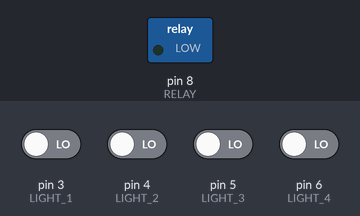
Bench run of a sketch on a simulated Arduino Uno, built with avr-gcc and run on an emulated ATmega328P. Shown: switched loads named in the sketch (green lamp = pin HIGH). The test bench sets the inputs (shaded band); at power-on: pin 3 (LIGHT_1), pin 4 (LIGHT_2), pin 5 (LIGHT_3), pin 6 (LIGHT_4) LOW. What the sketch prints to the serial monitor is not drawn.

Above: at 1.9 s.
2.0 s: pin 3 (LIGHT_1) driven HIGH
3.5 s: pin 4 (LIGHT_2) driven HIGH
5.0 s: pin 6 (LIGHT_4) driven HIGH
At 5.4 s:
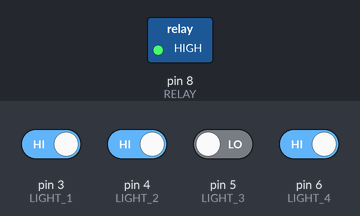
Timing chart, 0 to 8.0 s (numbered marks = the images above; inputs shaded):
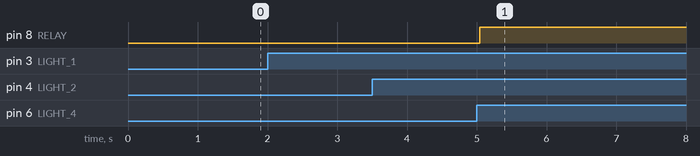

The sketch:

voices.ino
```cpp
#define LIGHT_1  3
#define LIGHT_2  4
#define LIGHT_3  5
#define LIGHT_4  6

boolean light1Closed = false;
boolean light2Closed = false;
boolean light3Closed = false;
boolean light4Closed = false;
boolean isDoorOpened = false;
#define RELAY 8

#include <SoftwareSerial.h>

// audio stuff
static int8_t Send_buf[8] = {0} ;
#define CMD_PLAY_W_INDEX 0X03
#define CMD_SET_VOLUME 0X06
#define CMD_SEL_DEV 0X09
  #define DEV_TF 0X02
#define CMD_PLAY 0X0D
#define CMD_PAUSE 0X0E
#define CMD_STOP 0X16
#define CMD_SINGLE_CYCLE 0X19
  #define SINGLE_CYCLE_ON 0X00
  #define SINGLE_CYCLE_OFF 0X01
#define CMD_PLAY_W_VOL 0X22
SoftwareSerial mp3Serial(10, 9); // RX, TX

int openedMills = 0;

int currentTrack = 0;
//  001 track 1
//  002 track 2
//  003 track 3
//  004 track 4

void setup() {
  // put your setup code here, to run once:
  Serial.begin(9600);
  pinMode(LIGHT_1, INPUT);
  pinMode(LIGHT_2, INPUT);
  pinMode(LIGHT_3, INPUT);
  pinMode(LIGHT_4, INPUT);

  pinMode(RELAY, OUTPUT);

  initMp3Player();
}


void sendMp3Command(int8_t command, int16_t dat)
{
  delay(20);
  Send_buf[0] = 0x7e; //starting byte
  Send_buf[1] = 0xff; //version
  Send_buf[2] = 0x06; //the number of bytes of the command without starting byte and ending byte
  Send_buf[3] = command; //
  Send_buf[4] = 0x00;//0x00 = no feedback, 0x01 = feedback
  Send_buf[5] = (int8_t)(dat >> 8);//datah
  Send_buf[6] = (int8_t)(dat); //datal
  Send_buf[7] = 0xef; //ending byte
  for(uint8_t i=0; i<8; i++)//
  {
    mp3Serial.write(Send_buf[i]) ;
  }
}

void stopMp3(){
  sendMp3Command(CMD_STOP, 0x00);//select the TF card
}

void initMp3Player(){
  //lastTimePlay = millis() / 1000;
  //currentSec = millis() / 1000;
  //pinMode(songs, INPUT_PULLUP);
  //pinMode(alarm, INPUT);
  //Serial1.begin(9600);
  mp3Serial.begin(9600);
  delay(500);//Wait chip initialization is complete
  sendMp3Command(CMD_SEL_DEV, DEV_TF);//select the TF card
  delay(200);//wait for 200ms
  //sendCommand(CMD_SET_VOLUME, 0X0F);//установить громкость в 15 (50%)
  sendMp3Command(CMD_SET_VOLUME, 0X1E);//установить громкость в x1E=30 (100%)


  //sendCommand(0X17, 0X0102);//запустить зацикленное проигрывание содержимого папки "/01"
  //sendCommand(CMD_SINGLE_CYCLE, SINGLE_CYCLE_OFF);//запустить зацикленное проигрывание содержимого папки "/01"
  play4();
}

void play4(){
  // int songCode = word(0x01,1);
  if(currentTrack == 1) return;
  //sendMp3Command(0X0F, songCode);// играем трек 001 из папки 01
  sendMp3Command(0X17, 0X0102);//запустить зацикленное проигрывание содержимого папки "/01"
  currentTrack = 1;
}

void play3(){
  if(currentTrack == 2) return;
  //int songCode = word(0x02,1);
  //sendMp3Command(0X0F, songCode);// играем трек 002 из папки 01
  sendMp3Command(0X17, 0X0202);//запустить зацикленное проигрывание содержимого папки "/01"
  currentTrack = 2;
}

void play2(){
  //int songCode = word(0x03,1);
  if(currentTrack == 3) return;
  //sendMp3Command(0X0F, songCode);// играем трек 003 из папки 01
  sendMp3Command(0X17, 0X0302);//запустить зацикленное проигрывание содержимого папки "/01"
  currentTrack = 3;
}

void play_voice_3(){
  //int songCode = word(0x04,1);
  if(currentTrack == 4) return;
  //sendMp3Command(0X0F, songCode);// играем трек 004 из папки 01
  sendMp3Command(0X17, 0X0402);//запустить зацикленное проигрывание содержимого папки "/01"
  currentTrack = 4;
}

void play_voice_2(){
  //int songCode = word(0x04,1);
  if(currentTrack == 4) return;
  //sendMp3Command(0X0F, songCode);// играем трек 004 из папки 01
  sendMp3Command(0X17, 0X0502);//запустить зацикленное проигрывание содержимого папки "/01"
  currentTrack = 4;
}

void play_voice_4(){
  //int songCode = word(0x04,1);
  if(currentTrack == 4) return;
  //sendMp3Command(0X0F, songCode);// играем трек 004 из папки 01
  sendMp3Command(0X17, 0X0602);//запустить зацикленное проигрывание содержимого папки "/01"
  currentTrack = 4;
}

void play_voice_1(){
  //int songCode = word(0x04,1);
  if(currentTrack == 4) return;
  //sendMp3Command(0X0F, songCode);// играем трек 004 из папки 01
  sendMp3Command(0X17, 0X0702);//запустить зацикленное проигрывание содержимого папки "/01"
  currentTrack = 4;
}

void loop() {
  int delta = millis() - openedMills;
  Serial.print(millis());
  Serial.print(" ");
  Serial.print(openedMills);
  Serial.print(" ");
  Serial.print(delta);
  if(isDoorOpened && ( delta > 1000 * 60 * 30 ) ){

    //stopMp3();
    //return;
  }
  // put your main code here, to run repeatedly:
  int lightState1 = digitalRead(LIGHT_1);
  int lightState2 = digitalRead(LIGHT_2);
  int lightState3 = digitalRead(LIGHT_3);
  int lightState4 = digitalRead(LIGHT_4);

  int closeCount = 0;

  if(lightState1){
    Serial.println("s1");
    light1Closed = true;
    closeCount++;
  }
  else{
    light1Closed = false;
  }

  if(lightState2){
    Serial.println("s2");
    light2Closed = true;
    closeCount++;
  }
  else{
    light2Closed = false;
  }

  if(lightState3){
    Serial.println("s3");
    closeCount++;
    light3Closed = true;
  }
  else{
    light3Closed = false;
  }

  if(lightState4){
    Serial.println("s4");
    closeCount++;
    light4Closed = true;
  }
  else{
    light4Closed = false;
  }

  //Serial.println(closeCount);
  if(closeCount == 1){
    play3();
  }
  else if(closeCount == 2){
    play2();
  }
  else if(closeCount == 3){

    if(!light1Closed){
      play_voice_1();
    }
    else if(!light2Closed){
      play_voice_2();
    }
    else if(!light4Closed){
      play_voice_4();
    }
    else if(!light3Closed){
      play_voice_3();
      digitalWrite(RELAY, HIGH);
      if(!isDoorOpened){
        openedMills = millis();
      }
      isDoorOpened = true;
      delay(12000);

      //stopMp3();
      sendMp3Command(CMD_SET_VOLUME, 0X17);

    }
  }
  else if(closeCount == 4){
   stopMp3();
   delay(100);
  }
  else{
    play4();
    digitalWrite(RELAY, LOW);
  }


}
```

Measured:
- after the input at 2.0 s, every drawn part: stays the same
- after the input at 3.5 s, every drawn part: stays the same
- after the input at 5.0 s, pin 8 (RELAY): LOW → HIGH at once
